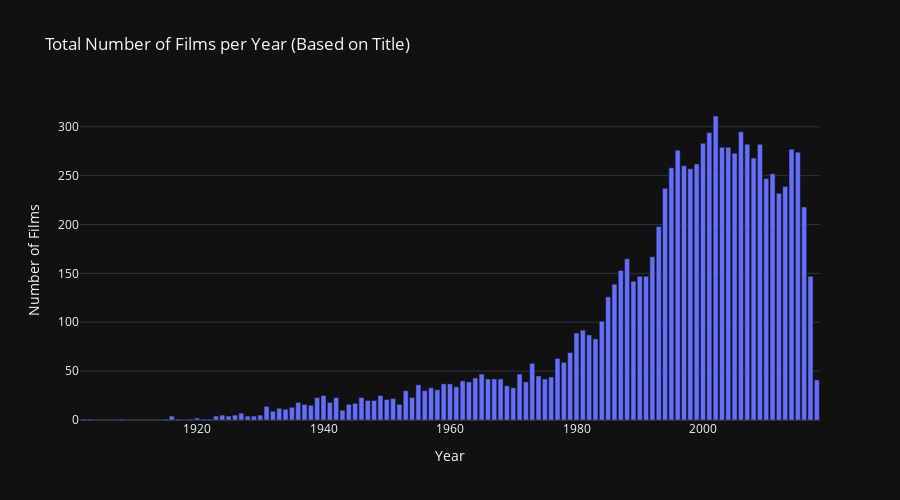

Notebook code for this chart:
### Code cell
# === Display with Plotly ===
fig = px.bar(
    df_yearly,
    x="year",
    y="movie_count",
    title="Total Number of Films per Year (Based on Title)",
    labels={"year": "Year", "movie_count": "Number of Films"},
)

fig.update_layout(
    xaxis_title="Year",
    yaxis_title="Number of Films",
    height=500
)

fig.show()

### Figure 1 — Plotly figure (JSON) as saved in the notebook; plotly's stock layout.template omitted (floating-point values rounded to 4 significant figures)
{"data": [{"hovertemplate": "Year=%{x}<br>Number of Films=%{y}<extra></extra>", "legendgroup": "", "marker": {"color": "#636efa", "pattern": {"shape": ""}}, "name": "", "orientation": "v", "showlegend": false, "textposition": "auto", "x": [1902, 1903, 1908, 1915, 1916, 1917, 1919, 1920, 1921, 1922, 1923, 1924, 1925, 1926, 1927, 1928, 1929, 1930, 1931, 1932, 1933, 1934, 1935, 1936, 1937, 1938, 1939, 1940, 1941, 1942, 1943, 1944, 1945, 1946, 1947, 1948, 1949, 1950, 1951, 1952, 1953, 1954, 1955, 1956, 1957, 1958, 1959, 1960, 1961, 1962, 1963, 1964, 1965, 1966, 1967, 1968, 1969, 1970, 1971, 1972, 1973, 1974, 1975, 1976, 1977, 1978, 1979, 1980, 1981, 1982, 1983, 1984, 1985, 1986, 1987, 1988, 1989, 1990, 1991, 1992, 1993, 1994, 1995, 1996, 1997, 1998, 1999, 2000, 2001, 2002, 2003, 2004, 2005, 2006, 2007, 2008, 2009, 2010, 2011, 2012, 2013, 2014, 2015, 2016, 2017, 2018], "xaxis": "x", "y": [1, 1, 1, 1, 4, 1, 1, 2, 1, 1, 4, 5, 4, 5, 7, 4, 4, 5, 14, 9, 12, 11, 13, 18, 16, 15, 23, 25, 18, 23, 10, 16, 17, 23, 20, 20, 25, 21, 22, 16, 30, 23, 36, 30, 33, 31, 37, 37, 34, 40, 39, 43, 47, 42, 42, 42, 35, 33, 47, 39, 58, 45, 42, 44, 63, 59, 69, 89, 92, 87, 83, 101, 126, 139, 153, 165, 142, 147, 147, 167, 198, 237, 258, 276, 260, 257, 262, 283, 294, 311, 279, 279, 273, 295, 282, 268, 282, 247, 252, 232, 239, 277, 274, 218, 147, 41], "yaxis": "y", "type": "bar"}], "layout": {"xaxis": {"anchor": "y", "domain": [0.0, 1.0], "title": {"text": "Year"}}, "yaxis": {"anchor": "x", "domain": [0.0, 1.0], "title": {"text": "Number of Films"}}, "legend": {"tracegroupgap": 0}, "title": {"text": "Total Number of Films per Year (Based on Title)"}, "barmode": "relative", "height": 500}}
